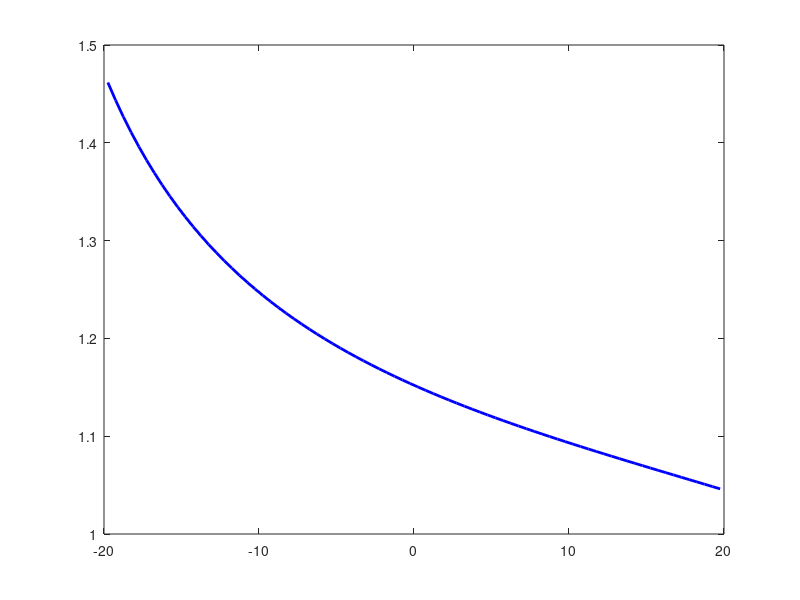

Reproduce this figure in MATLAB. (Note: this script raises an error after producing the figure.)
clc;
clear;
close all;

%% =========================================================
%  PUSHROD-ROCKER MOTION RATIO ANALYSIS
%  2D Kinematic Model
%  Coordinate system:
%  X = lateral
%  Y = vertical (up)
%  Pivot located at origin
%% =========================================================

%% ---------------- GEOMETRY ----------------
% All units in mm

pivot              = [0, 0];

% Pushrod attachment on bellcrank
pushrod_bellcrank  = [-55.0, -0.9];

% Damper attachment on bellcrank
damper_bellcrank   = [10.2, 64.2];

% Damper chassis mount
damper_chassis     = [175.3, -9.4];

% Pushrod outboard point (upright)
pushrod_outboard   = [-230.8, -317.5];

%% ---------------- BELLCRANK GEOMETRY ----------------

push_vec = pushrod_bellcrank - pivot;
damp_vec = damper_bellcrank  - pivot;

% Arm lengths
L_push = norm(push_vec);
L_damp = norm(damp_vec);

% Initial angles
theta_push = atan2(push_vec(2), push_vec(1));
theta_damp = atan2(damp_vec(2), damp_vec(1));

% Fixed pushrod length
L_pushrod = norm(pushrod_bellcrank - pushrod_outboard);

% Arm angle validation
arm_angle = acos(dot(push_vec, damp_vec) / (L_push * L_damp));

%% ---------------- GEOMETRY SUMMARY ----------------

fprintf('--- Geometry Summary ---\n');
fprintf('L_push:            %.3f mm\n', L_push);
fprintf('L_damp:            %.3f mm\n', L_damp);
fprintf('L_pushrod:         %.3f mm\n', L_pushrod);
fprintf('theta_push:        %.2f deg\n', rad2deg(theta_push));
fprintf('theta_damp:        %.2f deg\n', rad2deg(theta_damp));
fprintf('Arm angle:         %.2f deg\n', rad2deg(arm_angle));

%% =========================================================
%  WHEEL TRAVEL SWEEP
%% =========================================================

% Reduced range to stay within physical geometry
wheel_travel = -20 : 0.5 : 20;

damper_length  = nan(1, length(wheel_travel));
bellcrank_angle = nan(1, length(wheel_travel));

% Store previous valid solution to prevent branch jumping
prev_inboard = pushrod_bellcrank;

%% ---------------- MAIN LOOP ----------------

for i = 1:length(wheel_travel)

    % Move outboard point vertically
    current_outboard = pushrod_outboard + [0, wheel_travel(i)];

    % Distance between pivot and outboard point
    d = norm(current_outboard - pivot);

    %% ---------- INTERSECTION CHECK ----------

    if d > (L_push + L_pushrod) || d < abs(L_push - L_pushrod)

        warning('No solution at wheel travel = %.1f mm', ...
                 wheel_travel(i));

        continue;
    end

    %% ---------- CIRCLE-CIRCLE INTERSECTION ----------

    % Circle 1:
    % Center = pivot
    % Radius = bellcrank pushrod arm length

    % Circle 2:
    % Center = outboard point
    % Radius = fixed pushrod length

    a = (L_push^2 - L_pushrod^2 + d^2) / (2*d);

    h_sq = L_push^2 - a^2;

    % Numerical protection
    h_sq = max(h_sq, 0);

    h = sqrt(h_sq);

    % Unit vector from pivot to outboard
    u = (current_outboard - pivot) / d;

    % Perpendicular vector
    v = [-u(2), u(1)];

    % Two possible intersection solutions
    P1 = pivot + a*u + h*v;
    P2 = pivot + a*u - h*v;

    %% ---------- CONTINUITY SELECTION ----------
    % Choose solution closest to previous timestep
    % Prevents branch flipping/singularity jumps

    if norm(P1 - prev_inboard) < norm(P2 - prev_inboard)
        inboard = P1;
    else
        inboard = P2;
    end

    % Update previous point
    prev_inboard = inboard;

    %% ---------- BELLCRANK ROTATION ----------

    current_theta_push = atan2(inboard(2), inboard(1));

    delta_theta = current_theta_push - theta_push;

    bellcrank_angle(i) = delta_theta;

    %% ---------- NEW DAMPER POSITION ----------

    current_theta_damp = theta_damp + delta_theta;

    new_damper_bellcrank = pivot + ...
        L_damp * [cos(current_theta_damp), ...
                  sin(current_theta_damp)];

    %% ---------- DAMPER LENGTH ----------

    damper_length(i) = ...
        norm(new_damper_bellcrank - damper_chassis);

end

bellcrank_angle = unwrap(bellcrank_angle);

%% =========================================================
%  MOTION RATIO
%% =========================================================

motion_ratio = abs(diff(damper_length) ./ diff(wheel_travel));

wheel_travel_mid = ...
    (wheel_travel(1:end-1) + wheel_travel(2:end)) / 2;

%% ---------------- REMOVE INVALID VALUES ----------------

valid = ~isnan(motion_ratio);

motion_ratio_valid = motion_ratio(valid);
travel_valid       = wheel_travel_mid(valid);

%% =========================================================
%  VALIDATION
%% =========================================================

fprintf('\n--- Motion Ratio Validation ---\n');

fprintf('Range:             %.4f to %.4f\n', ...
        min(motion_ratio_valid), ...
        max(motion_ratio_valid));

fprintf('Mean:              %.4f\n', ...
        mean(motion_ratio_valid));

fprintf('Peak-to-peak var:  %.2f%%\n', ...
        (max(motion_ratio_valid) - min(motion_ratio_valid)) ...
        / mean(motion_ratio_valid) * 100);

zero_crossings = sum(diff(sign(motion_ratio_valid)) ~= 0);

fprintf('Zero crossings:    %d\n', zero_crossings);

%% ---------- BASIC VALIDATION ----------

if max(motion_ratio_valid) > 2.0

    warning('MR exceeds typical FSAE range');

elseif min(motion_ratio_valid) < 0.3

    warning('MR below typical FSAE range');

else

    fprintf('PASS: Motion ratio within plausible range\n');

end

%% =========================================================
%  PLOTS
%% =========================================================

%% ---------- MOTION RATIO PLOT ----------

figure;

plot(travel_valid, motion_ratio_valid, ...
    'b-', 'LineWidth', 2);

hold on;

yline(mean(motion_ratio_valid), ...
    'r--', 'Mean MR');

xlabel('Wheel Travel (mm)');
ylabel('Motion Ratio (damper / wheel)');

title('Motion Ratio vs Wheel Travel — Pushrod-Rocker');

grid on;

%% ---------- BELLCRANK ROTATION ----------

figure;

plot(wheel_travel, ...
     rad2deg(bellcrank_angle), ...
     'LineWidth', 2);

xlabel('Wheel Travel (mm)');
ylabel('Bellcrank Rotation (deg)');

title('Bellcrank Rotation vs Wheel Travel');

grid on;

%% =========================================================
%  OPTIONAL: DAMPER LENGTH PLOT
%% =========================================================

figure;

plot(wheel_travel, ...
     damper_length, ...
     'LineWidth', 2);

xlabel('Wheel Travel (mm)');
ylabel('Damper Length (mm)');

title('Damper Length vs Wheel Travel');

grid on;
